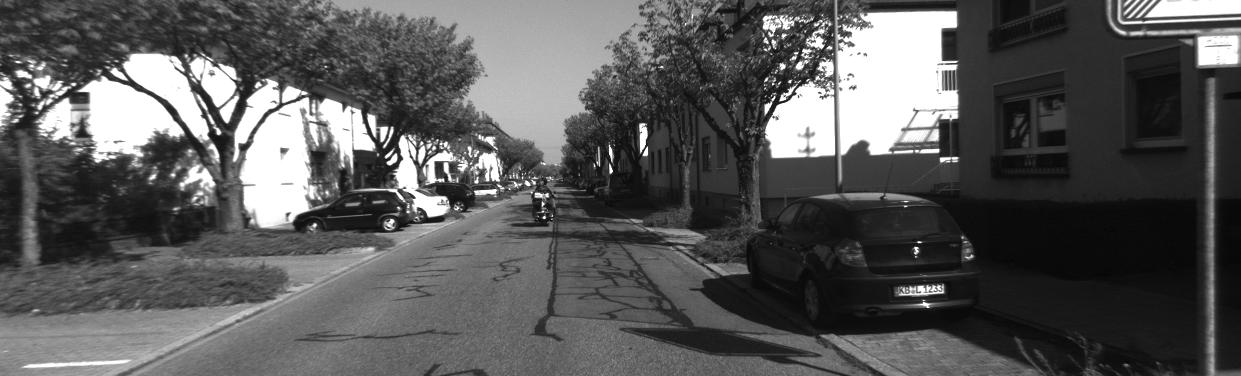
#> input picture opencv/3D vision/Feature Matching/data/000000-0.png, 1241 x 376 px
$ jupyter execute FLANN-ORB.ipynb
#> lines starting #> are read from the running program, lines starting #| are printed output that depends on the picture
[cell 1]
import cv2
import matplotlib.pyplot as plt

image_1 = cv2.imread('./data/000000-0.png')
#> image_1 is the input picture: shape (376, 1241, 3); min 6, max 255, mean 89
image_2 = cv2.imread('./data/000000-1.png')
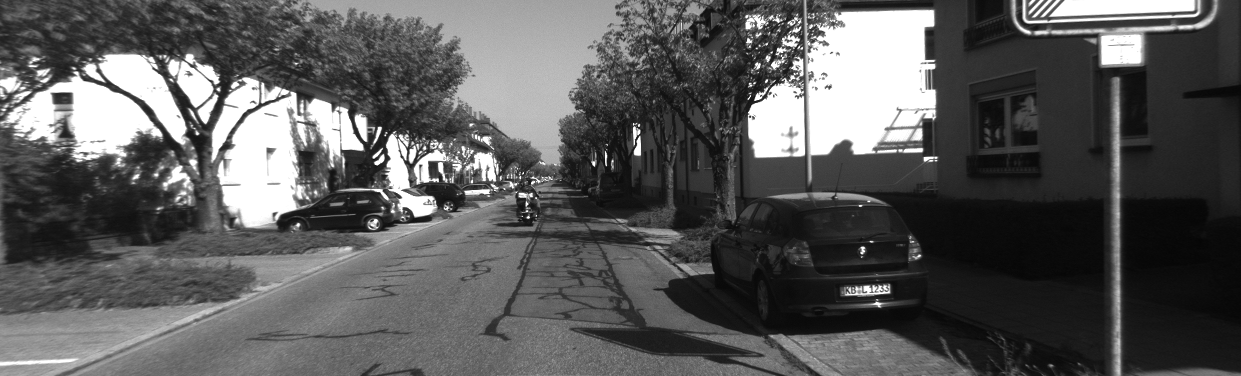
#> input picture opencv/3D vision/Feature Matching/data/000000-1.png, 1241 x 376 px
#> image_2 is the input picture: shape (376, 1241, 3); min 5, max 255, mean 90.3
gray_1 = cv2.cvtColor(image_1, cv2.COLOR_BGR2GRAY)
gray_2 = cv2.cvtColor(image_2, cv2.COLOR_BGR2GRAY)

[cell 2]
orb = cv2.ORB_create()
keypoints_1, descriptors_1 = orb.detectAndCompute(gray_1, None)
#> keypoints_1 = 500 keypoints; strongest (x, y, size): (780, 99, 31), (387, 162, 31), (794, 94, 31), (780, 98, 37.2)
keypoints_2, descriptors_2 = orb.detectAndCompute(gray_2, None)
#> keypoints_2 = 500 keypoints; strongest (x, y, size): (375, 162, 31), (755, 98, 31), (635, 128, 31), (379, 127, 31)

FLANN_INDEX_LSH = 6
index_params = dict(algorithm=FLANN_INDEX_LSH,
                    table_number=6,
                    key_size=12,
                    multi_probe_level=1)
search_params = dict(checks=32)

matcher = cv2.FlannBasedMatcher(index_params, search_params)
matches = matcher.match(descriptors_1, descriptors_2)
#> matches = 500 matches

res = cv2.drawMatches(image_1, keypoints_1, image_2, keypoints_2, matches, None, flags=cv2.DRAW_MATCHES_FLAGS_NOT_DRAW_SINGLE_POINTS)
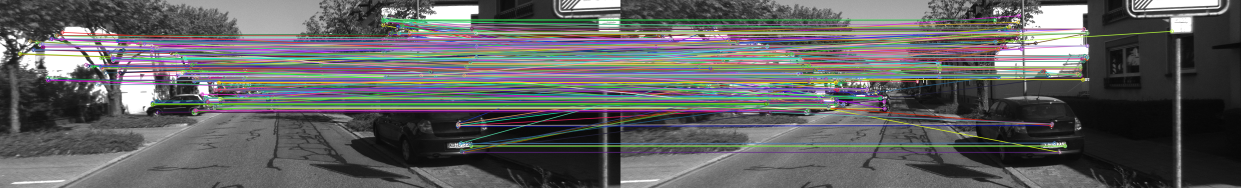
#> res: shape (376, 2482, 3) (shown at 1/2 size); mean B, G, R 97, 96.8, 96.6

[cell 3]
titles = ['image 1', 'image 2', 'FLANN + ORB']
images = [image_1, image_2, res]

plt.figure(figsize=(20, 10))
for i in range(len(titles)):
    plt.subplot(3, 1, i+1)
    plt.imshow(images[i])
    plt.title(titles[i])
    plt.axis('off')
plt.show()
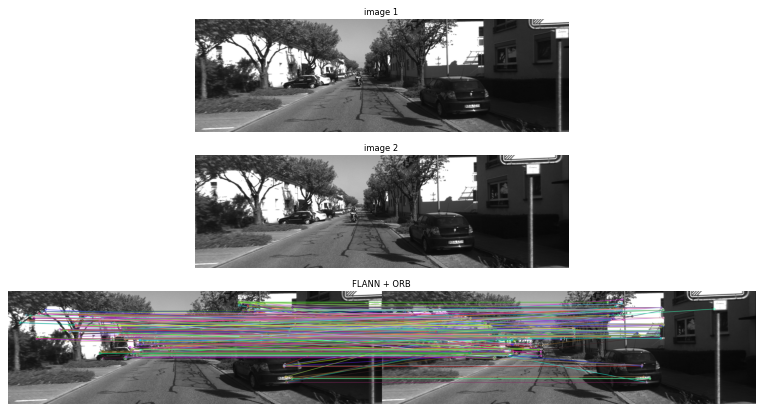
#> figure drawn by matplotlib, 3 panels; B, G, R data is drawn as R, G, B
